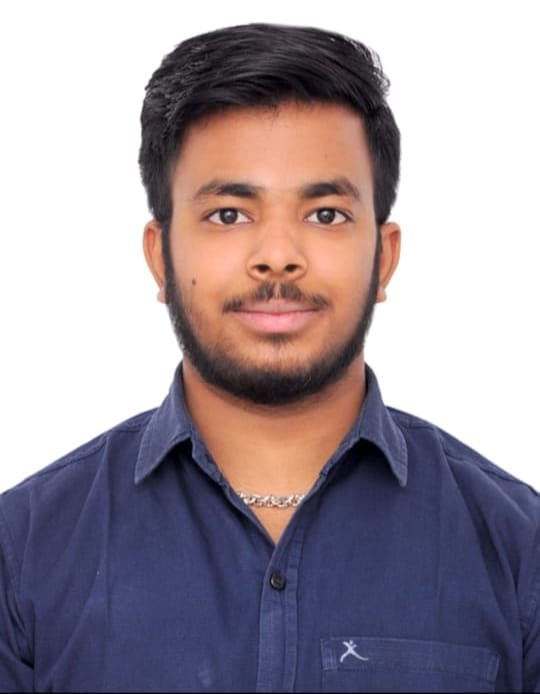
#> input picture pic.jpg, 540 x 694 px
$ jupyter execute 'Image To Pencil Sketch.ipynb'
#> lines starting #> are read from the running program, lines starting #| are printed output that depends on the picture
[cell 1]
import cv2

img = cv2.imread('../pic.jpg')
#> img is the input picture: shape (694, 540, 3); mean B, G, R 156.9, 148.3, 158.7
def nothing(x):
    pass

cv2.namedWindow("Color Adjustments",cv2.WINDOW_NORMAL)
cv2.resizeWindow("Color Adjustments", (300, 300))
cv2.createTrackbar("Scale", "Color Adjustments", 0, 255, nothing)
#> slider 'Scale' is set to 85
cv2.createTrackbar("Color", "Color Adjustments", 0, 255, nothing)
#> slider 'Color' is set to 85

gray = cv2.cvtColor(img,cv2.COLOR_BGR2GRAY)
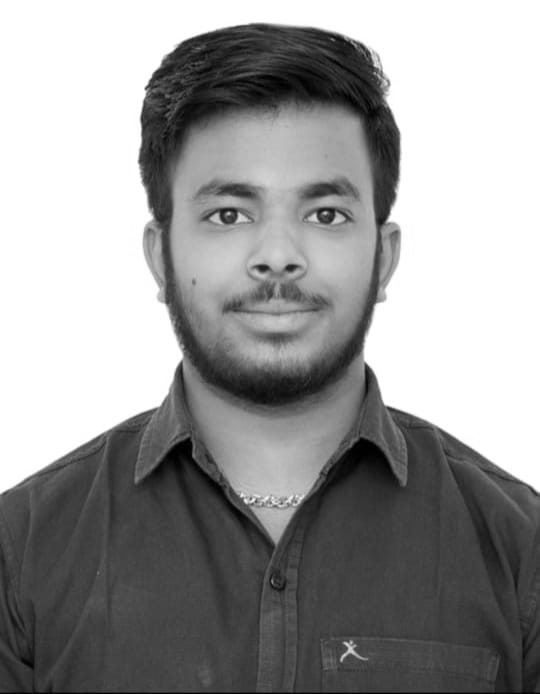
#> gray: shape (694, 540); min 0, max 255, mean 152.4

while True:
    scale =  cv2.getTrackbarPos("Scale", "Color Adjustments")
    clr = cv2.getTrackbarPos("Color", "Color Adjustments")

    inverted_gray =  clr - gray
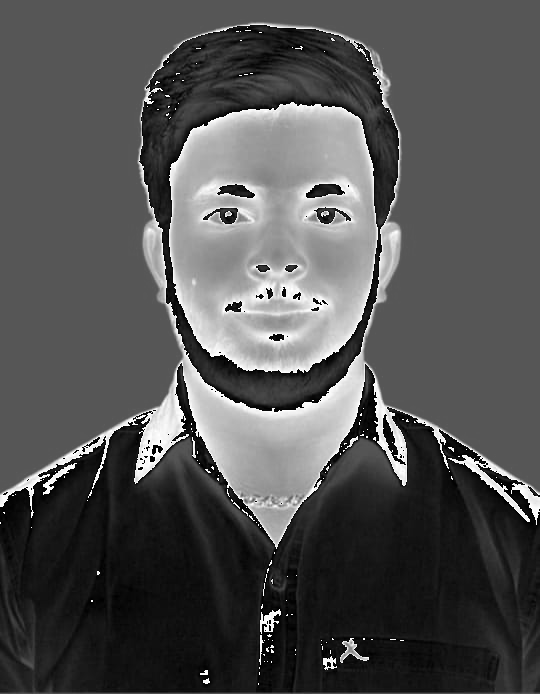
#> inverted_gray: shape (694, 540); min 0, max 255, mean 82
    blur_img = cv2.GaussianBlur(inverted_gray,(21,21),0)
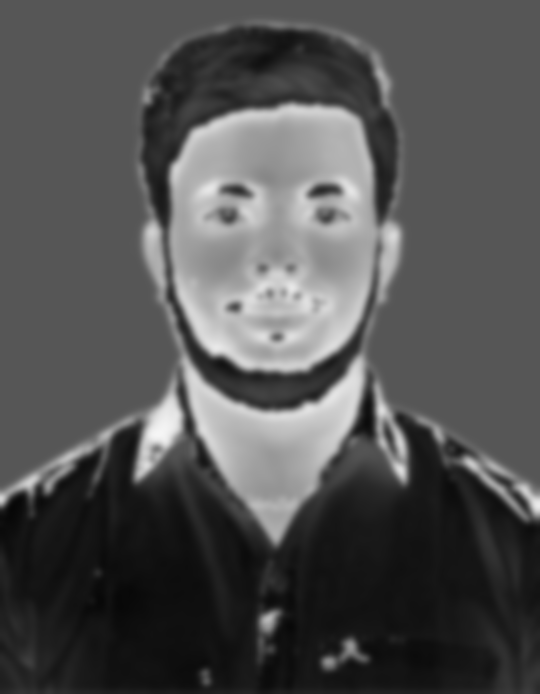
#> blur_img: shape (694, 540); min 7, max 245, mean 82
    inverted_blur = clr - blur_img
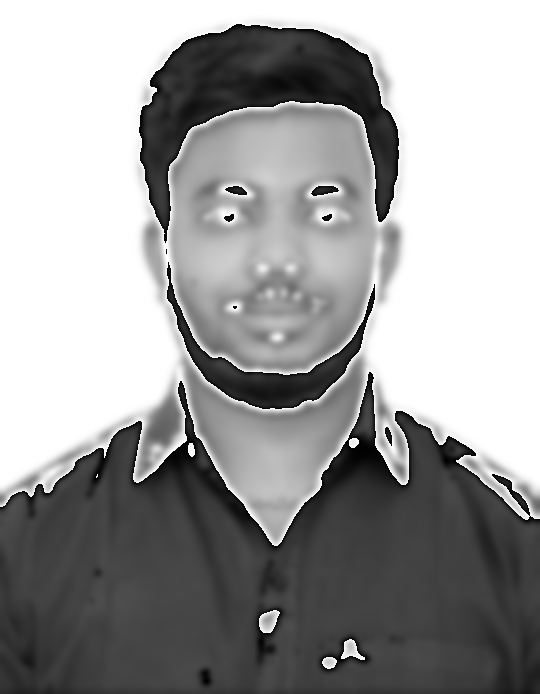
#> inverted_blur: shape (694, 540); min 0, max 255, mean 157.4
    fltr = cv2.divide(gray,inverted_blur,scale = scale)
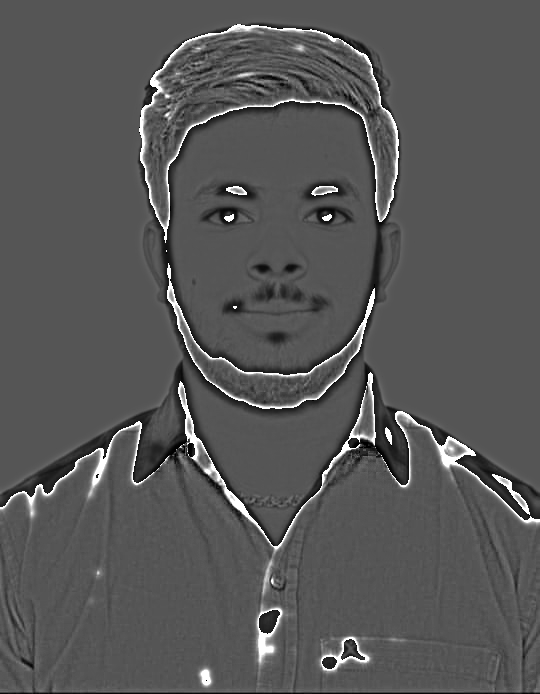
#> fltr: shape (694, 540); min 0, max 255, mean 86.8
    cv2.imshow("opt",fltr)
    k = cv2.waitKey(1)
#> (key q is pressed here)
    if k == ord("q"):
         break
    if k == ord("s"):
        cv2.imwrite("sketch.jpg",fltr)


cv2.destroyAllWindows()
